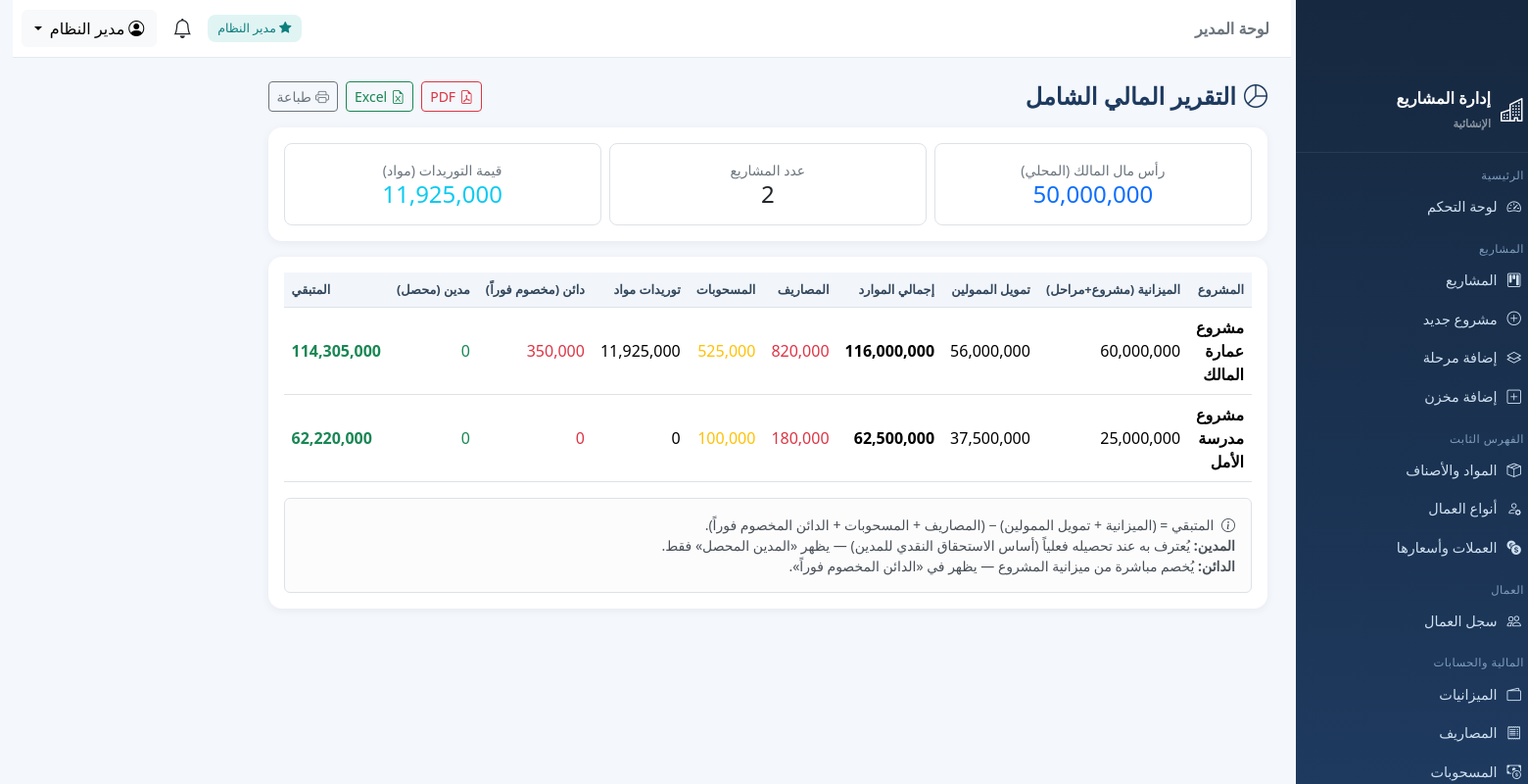
Screenshot of /reports/financial (signed in) with the database file from the repository.
### tables this page shows
CREATE TABLE users (
  id INTEGER PRIMARY KEY AUTOINCREMENT,
  username VARCHAR(100) NOT NULL UNIQUE,
  password_hash VARCHAR(255) NOT NULL,
  full_name VARCHAR(200) NOT NULL,
  role TEXT NOT NULL DEFAULT 'supervisor',
  project_id INT DEFAULT NULL ,
  phone VARCHAR(50) DEFAULT NULL,
  is_active INTEGER DEFAULT 1,
  created_at TIMESTAMP DEFAULT CURRENT_TIMESTAMP,
  CONSTRAINT fk_user_project FOREIGN KEY (project_id) REFERENCES projects(id) ON DELETE SET NULL
);

CREATE TABLE projects (
  id INTEGER PRIMARY KEY AUTOINCREMENT,
  name VARCHAR(200) NOT NULL,
  code VARCHAR(50) DEFAULT NULL,
  location VARCHAR(200) DEFAULT NULL,
  start_date DATE DEFAULT NULL,
  end_date DATE DEFAULT NULL,
  status TEXT DEFAULT 'active',
  description TEXT,
  created_at TIMESTAMP DEFAULT CURRENT_TIMESTAMP
);

### reports.py (the view, shortened to what this page needs)
@reports_bp.route('/reports/financial')
@require_roles('admin', 'supervisor')
def financial_report():
    spid = scope_project_id()
    sql = """SELECT p.id, p.name,
                    (SELECT COALESCE(SUM(amount_local),0) FROM budgets b WHERE b.project_id=p.id AND b.level IN ('project','phase')) budget_p,
                    (SELECT COALESCE(SUM(amount_local),0) FROM funder_deposits d WHERE d.project_id=p.id) funding,
                    (SELECT COALESCE(SUM(amount_local),0) FROM expenses e WHERE e.project_id=p.id) expenses,
                    (SELECT COALESCE(SUM(amount_local),0) FROM withdrawals w WHERE w.project_id=p.id) withdrawals,
                    (SELECT COALESCE(SUM(total_local),0) FROM supplier_deliveries sd JOIN warehouses wh ON wh.id=sd.warehouse_id WHERE wh.project_id=p.id) supplies,
                    (SELECT COALESCE(SUM(e.amount_local),0) FROM account_entries e JOIN accounts a ON a.id=e.account_id WHERE a.project_id=p.id AND a.acc_type='creditor') creditors,
                    (SELECT COALESCE(SUM(e.amount_local),0) FROM account_entries e JOIN accounts a ON a.id=e.account_id WHERE a.project_id=p.id AND a.acc_type='debtor' AND e.direction='debit') debtors
             FROM projects p WHERE 1=1"""
    params = []
    if spid:
        sql += " AND p.id=%s"; params.append(spid)
    sql += " ORDER BY p.name"
    rows = db_query(sql, params)
    for r in rows:
        r['remaining'] = num(r['budget_p']) + num(r['funding']) - num(r['expenses']) - num(r['withdrawals']) - num(r['creditors'])
    owner = db_query("SELECT COALESCE(SUM(amount_local),0) t FROM budgets WHERE level='owner'")[0]['t']
    export = request.args.get('export')
    return render_template('reports/financial.html', rows=rows, owner=owner)

### app.py (called while the page is built)
@app.context_processor
def inject_globals():
    u = g.get('current_user')
    unread = 0
    if u:
        unread = db.db_query("SELECT COUNT(*) AS c FROM notifications WHERE user_id=%s AND is_read=0",
                             (u['id'],), one=True)['c']
    return {
        'cur_user': u,
        'is_admin': is_admin(),
        'scope_pid': scope_project_id(),
        'unread_count': unread,
        'today': date.today(),
        'money': db.money,
        'cur_name': lambda cid: (db.cur_by_id(cid) or {}).get('name_ar', ''),
        'cur_code': lambda cid: (db.cur_by_id(cid) or {}).get('code', ''),
        'APP_NAME': 'نظام إدارة المشاريع الإنشائية',
    }

### auth.py (called while the page is built)
def current_user():
    uid = session.get('user_id')
    if not uid:
        return None
    return db_query("SELECT * FROM users WHERE id=%s", (uid,), one=True)

@auth_bp.before_app_request
def load_user():
    g.current_user = current_user()

def require_login(fn):
    @wraps(fn)
    def wrapper(*args, **kwargs):
        if not session.get('user_id'):
            return redirect(url_for('auth.login', next=request.path))
        return fn(*args, **kwargs)
    return wrapper

def require_roles(*roles):
    def deco(fn):
        @wraps(fn)
        @require_login
        def wrapper(*args, **kwargs):
            u = g.get('current_user')
            if not u or u['role'] not in roles:
                flash('ليست لديك صلاحية الوصول إلى هذه الصفحة', 'warning')
                return redirect(url_for('dashboard.index'))
            return fn(*args, **kwargs)
        return wrapper
    return deco

def is_admin():
    u = g.get('current_user')
    return bool(u and u['role'] == 'admin')

def scope_project_id():
    u = g.get('current_user')
    if not u or u['role'] == 'admin':
        return None
    return u['project_id']

### db.py (called while the page is built)
def _translate_sql(sql):
    out, i, n = [], 0, len(sql)
    in_str, quote = False, None
    while i < n:
        ch = sql[i]
        if in_str:
            out.append(ch)
            if ch == quote:
                in_str = False
            i += 1; continue
        if ch in ("'", '"'):
            in_str = True; quote = ch; out.append(ch); i += 1; continue
        if ch == '%' and i + 1 < n and sql[i + 1] == 's':
            out.append('?'); i += 2; continue
        out.append(ch); i += 1
    text = ''.join(out)
    text = re.sub(r"(\w+)\s*<=>\s*\?",
                  r"(\1 IS ? OR (\1 IS NULL AND ? IS NULL))",
                  text)
    return text

### templates/reports/financial.html (shortened to what this page needs)
{% extends 'base.html' %}
{% block content %}
<div class="d-flex justify-content-between align-items-center mb-3">
  <h4 class="page-title mb-0"><i class="bi bi-pie-chart me-2"></i>التقرير المالي الشامل</h4>
  <div class="d-flex gap-2">
    <a class="btn btn-sm btn-outline-danger" href="{{ url_for('reports.financial_report', export='pdf') }}"><i class="bi bi-file-earmark-pdf me-1"></i>PDF</a>
    <a class="btn btn-sm btn-outline-success" href="{{ url_for('reports.financial_report', export='xlsx') }}"><i class="bi bi-file-earmark-excel me-1"></i>Excel</a>
    <button class="btn btn-sm btn-outline-secondary" onclick="window.print()"><i class="bi bi-printer me-1"></i>طباعة</button>
  </div>
</div>
<div class="card p-3 mb-3">
  <div class="row text-center g-2">
    <div class="col-md-4"><div class="border rounded-3 p-3"><div class="text-secondary small">رأس مال المالك (المحلي)</div>
      <h4 class="text-primary mb-0">{{ money(owner) }}</h4></div></div>
    <div class="col-md-4"><div class="border rounded-3 p-3"><div class="text-secondary small">عدد المشاريع</div>
      <h4 class="mb-0">{{ rows|length }}</h4></div></div>
    <div class="col-md-4"><div class="border rounded-3 p-3"><div class="text-secondary small">قيمة التوريدات (مواد)</div>
      <h4 class="text-info mb-0">{{ money(rows|sum(attribute='supplies')) }}</h4></div></div>
  </div>
</div>
<div class="card p-3">
  <div class="table-responsive">
  <table class="table table-hover align-middle mb-0">
    <thead><tr><th>المشروع</th><th>الميزانية (مشروع+مراحل)</th><th>تمويل الممولين</th><th>إجمالي الموارد</th>
      <th>المصاريف</th><th>المسحوبات</th><th>توريدات مواد</th><th>دائن (مخصوم فوراً)</th><th>مدين (محصل)</th><th class="text-end">المتبقي</th></tr></thead>
    <tbody>
    {% for r in rows %}
      <tr>
        <td class="fw-bold">{{ r.name }}</td>
        <td>{{ money(r.budget_p) }}</td>
        <td>{{ money(r.funding) }}</td>
        <td class="fw-semibold">{{ money(r.budget_p + r.funding) }}</td>
        <td class="text-danger">{{ money(r.expenses) }}</td>
        <td class="text-warning">{{ money(r.withdrawals) }}</td>
        <td>{{ money(r.supplies) }}</td>
        <td class="text-danger">{{ money(r.creditors) }}</td>
        <td class="text-success">{{ money(r.debtors) }}</td>
        <td class="text-end fw-bold {{ 'text-success' if r.remaining>=0 else 'text-danger' }}">{{ money(r.remaining) }}</td>
      </tr>
    {% else %}<tr><td colspan="10" class="text-center text-secondary py-4">لا توجد مشاريع</td></tr>{% endfor %}
    </tbody>
  </table>
  </div>
  <div class="alert alert-light border mt-3 mb-0 small">
    <i class="bi bi-info-circle me-1"></i>
    المتبقي = (الميزانية + تمويل الممولين) − (المصاريف + المسحوبات + الدائن المخصوم فوراً).<br>
    <strong>المدين:</strong> يُعترف به عند تحصيله فعلياً (أساس الاستحقاق النقدي للمدين) — يظهر «المدين المحصل» فقط.<br>
    <strong>الدائن:</strong> يُخصم مباشرة من ميزانية المشروع — يظهر في «الدائن المخصوم فوراً».
  </div>
</div>
{% endblock %}

### templates/base.html (shortened to what this page needs)
{% set role = cur_user.role if cur_user else '' %}
<!doctype html>
<html lang="ar" dir="rtl">
<head>
  <link href="https://cdn.jsdelivr.net/npm/bootstrap@5.3.3/dist/css/bootstrap.rtl.min.css" rel="stylesheet">
  <link href="https://cdn.jsdelivr.net/npm/bootstrap-icons@1.11.3/font/bootstrap-icons.min.css" rel="stylesheet">
</head>
<body>
  {% if cur_user %}
  <div id="wrapper" class="d-flex">
    <aside class="sidebar" id="sidebar">
      <div class="brand"><i class="bi bi-buildings fs-4"></i><span>إدارة المشاريع<br><small class="text-white-50"
            style="font-size:.7rem">الإنشائية</small></span></div>
      <div class="nav-section">الرئيسية</div>
      <a class="nav-item {{ 'active' if request.endpoint=='dashboard.index' }}"
        href="{{ url_for('dashboard.index') }}"><i class="bi bi-speedometer2"></i> لوحة التحكم</a>
      <div class="nav-section">المشاريع</div>
      <a class="nav-item {{ 'active' if request.endpoint in ['projects.list_projects','projects.view_project','projects.add_project','projects.edit_project'] }}"
        href="{{ url_for('projects.list_projects') }}"><i class="bi bi-kanban"></i> المشاريع</a>
      {% if is_admin %}
      <a class="nav-item" href="{{ url_for('projects.add_project') }}"><i class="bi bi-plus-circle"></i> مشروع جديد</a>
      <a class="nav-item" href="{{ url_for('projects.add_phase') }}"><i class="bi bi-layers"></i> إضافة مرحلة</a>
      {% endif %}
      <a class="nav-item" href="{{ url_for('projects.add_warehouse') }}"><i class="bi bi-plus-square"></i> إضافة
        مخزن</a>
      <div class="nav-section">الفهرس الثابت</div>
      <a class="nav-item {{ 'active' if request.endpoint.startswith('catalog.list_materials') }}"
        href="{{ url_for('catalog.list_materials') }}"><i class="bi bi-box-seam"></i> المواد والأصناف</a>
      <a class="nav-item {{ 'active' if request.endpoint.startswith('catalog.list_worker_types') }}"
        href="{{ url_for('catalog.list_worker_types') }}"><i class="bi bi-person-gear"></i> أنواع العمال</a>
      {% if is_admin %}
      <a class="nav-item {{ 'active' if request.endpoint.startswith('catalog.list_currencies') }}"
        href="{{ url_for('catalog.list_currencies') }}"><i class="bi bi-currency-exchange"></i> العملات وأسعارها</a>
      {% endif %}
      <div class="nav-section">العمال</div>
      <a class="nav-item {{ 'active' if request.endpoint.startswith('workers.') }}"
        href="{{ url_for('workers.list_workers') }}"><i class="bi bi-people"></i> سجل العمال</a>
      <div class="nav-section">المالية والحسابات</div>
      <a class="nav-item {{ 'active' if request.endpoint.startswith('finance.list_budgets') }}"
        href="{{ url_for('finance.list_budgets') }}"><i class="bi bi-wallet2"></i> الميزانيات</a>
      <a class="nav-item {{ 'active' if request.endpoint.startswith('finance.list_expenses') }}"
        href="{{ url_for('finance.list_expenses') }}"><i class="bi bi-receipt"></i> المصاريف</a>
      <a class="nav-item {{ 'active' if request.endpoint.startswith('finance.list_withdrawals') }}"
        href="{{ url_for('finance.list_withdrawals') }}"><i class="bi bi-cash-coin"></i> المسحوبات</a>
    </aside>
    <div class="flex-grow-1 main-wrap">
      <nav class="topbar">
        <div>
          <span class="fw-bold text-secondary">{{ 'لوحة المدير' if is_admin else 'لوحة المشرف' }}</span>
        </div>
        <div class="d-flex align-items-center gap-3">
          {% if is_admin %}<span class="badge-soft"><i class="bi bi-star-fill"></i> مدير النظام</span>{% endif %}
          <a class="position-relative text-dark text-decoration-none"
            href="{{ url_for('notifications.list_notifications') }}" title="الإشعارات">
            <i class="bi bi-bell fs-5"></i>
          </a>
          <div class="dropdown">
            <button class="btn btn-light dropdown-toggle" data-bs-toggle="dropdown">
              <i class="bi bi-person-circle me-1"></i>{{ cur_user.full_name }}
            </button>
          </div>
        </div>
      </nav>
      <main class="container-fluid p-4">
        {% block content %}{% endblock %}
      </main>
    </div>
  </div>
  {% else %}
  {% block auth_content %}{% endblock %}
  {% endif %}
</body>
</html>

### templates/base.html (style rules this page uses)
.sidebar { position: fixed !important; top: 0 !important; left: 0 !important; bottom: 0 !important; width: 250px !important; height: 100vh !important; overflow-y: auto !important; background-color: #f8f9fa !important; border-right: 1px solid #dee2e6 !important; padding-top: 70px !important; z-index: 1000 !important; scrollbar-width: thin; scrollbar-color: #c1c1c1 transparent; }
main { margin-left: 250px !important; width: calc(100% - 250px) !important; max-width: calc(100% - 250px) !important; flex: 0 0 auto !important; padding-top: 20px !important; }
:root { --primary: #1e3a5f; --accent: #0ea5a4; --light: #f4f7fb; --sidebar-w: 255px; }
* { font-family: "Segoe UI", Tahoma, Arial, sans-serif; }
body { background: var(--light); }
#wrapper { min-height: 100vh; }
.sidebar { width: var(--sidebar-w); background: linear-gradient(180deg, #16283f, #1e3a5f); min-height: 100vh; position: fixed; right: 0; top: 0; z-index: 1040; color: #cfe0f0; transition: .25s; overflow-y: auto; }
.sidebar .brand { display: flex; align-items: center; gap: 10px; padding: 18px 16px; border-bottom: 1px solid rgba(255, 255, 255, .08); color: #fff; font-weight: 700; font-size: 1.02rem; }
.sidebar .nav-section { font-size: .72rem; color: #7f9cbd; padding: 14px 16px 4px; letter-spacing: .5px; }
.sidebar a.nav-item { display: flex; align-items: center; gap: 10px; padding: 9px 16px; color: #cfe0f0; text-decoration: none; font-size: .9rem; border-right: 3px solid transparent; }
.topbar { background: #fff; border-bottom: 1px solid #e5eaf0; padding: 10px 22px; display: flex; align-items: center; justify-content: space-between; position: sticky; top: 0; z-index: 1030; }
.main-wrap { margin-right: var(--sidebar-w); }
.card { border: 0; border-radius: 14px; box-shadow: 0 2px 10px rgba(20, 40, 80, .06); }
.badge-soft { background: rgba(14, 165, 164, .12); color: #0b7f7e; padding: 5px 10px; border-radius: 8px; font-size: .78rem; }
.table thead th { background: #f2f6fb; color: #33475c; font-size: .8rem; white-space: nowrap; }
.table td { vertical-align: middle; }
.page-title { font-weight: 700; color: var(--primary); }

### rows the page displays
users: full_name "مدير النظام"
projects: name "مشروع عمارة المالك", budget_p "60,000,000", funding "56,000,000", budget_p "116,000,000", expenses "820,000", withdrawals "525,000", supplies "11,925,000", creditors "350,000", remaining "114,305,000"
projects: name "مشروع مدرسة الأمل", budget_p "25,000,000", funding "37,500,000", budget_p "62,500,000", expenses "180,000", withdrawals "100,000", remaining "62,220,000"

### other values shown
{{ 'لوحة المدير' if is_admin else 'لوحة المشرف' }} "لوحة المدير"
{{ money(owner) }} "50,000,000"
{{ money(rows|sum(attribute='supplies')) }} "11,925,000"
